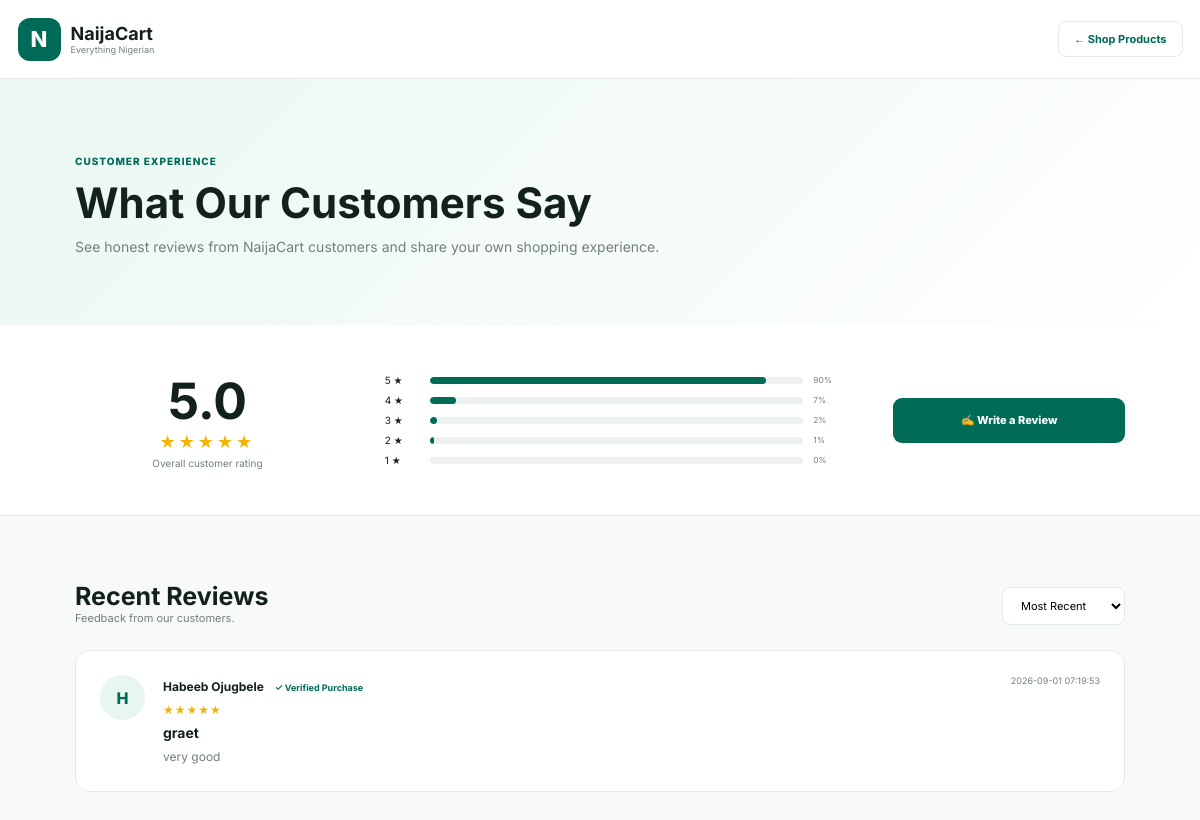
The app's page /reviews with its own data.
### tables this page shows
CREATE TABLE reviews (
            id INTEGER PRIMARY KEY AUTOINCREMENT,
            user_id INTEGER NOT NULL,
            product_id INTEGER NOT NULL,
            rating INTEGER NOT NULL CHECK(rating BETWEEN 1 AND 5),
            title TEXT NOT NULL,
            comment TEXT NOT NULL,
            verified INTEGER NOT NULL DEFAULT 0,
            created_at TIMESTAMP DEFAULT CURRENT_TIMESTAMP,
            FOREIGN KEY (user_id) REFERENCES users(id) ON DELETE CASCADE,
            FOREIGN KEY (product_id) REFERENCES products(id) ON DELETE CASCADE
        );

CREATE TABLE users (
            id INTEGER PRIMARY KEY AUTOINCREMENT,
            name TEXT NOT NULL,
            email TEXT UNIQUE NOT NULL,
            password TEXT NOT NULL,
            phone TEXT,
            address TEXT,
            role TEXT NOT NULL DEFAULT 'customer',
            created_at TIMESTAMP DEFAULT CURRENT_TIMESTAMP
        , email_verified
            INTEGER NOT NULL DEFAULT 1, verification_code TEXT, verification_expires_at TIMESTAMP);

### app.py (the view)
@app.route("/reviews")
def reviews():
    conn = get_db()
    review_rows = conn.execute(
        """
        SELECT
            reviews.*,
            users.name,
            products.name AS product_name
        FROM reviews
        INNER JOIN users
            ON reviews.user_id = users.id
        INNER JOIN products
            ON reviews.product_id = products.id
        ORDER BY reviews.id DESC
        """
    ).fetchall()
    products = conn.execute(
        """
        SELECT
            id,
            name
        FROM products
        ORDER BY name COLLATE NOCASE
        """
    ).fetchall()
    conn.close()
    return render_template(
        "reviews.html",
        reviews=review_rows,
        products=products
    )

### app.py (called while the page is built, shortened)
def get_db():
    conn = sqlite3.connect(
        str(DATABASE),
        timeout=30
    )
    conn.row_factory = sqlite3.Row
    conn.execute(
        "PRAGMA foreign_keys = ON"
    )
    conn.execute(
        "PRAGMA busy_timeout = 30000"
    )
    return conn

def current_cart():
    if "cart" not in session:
        session["cart"] = {}
    return session["cart"]

def cart_items():
    cart = current_cart()
    if not cart:
        return [], 0, 0

@app.context_processor
def inject_cart():
    items, subtotal, count = cart_items()
    wishlist_count = 0
    user_id = session.get(
        "user_id"
    )
    return {
        "cart_items": items,
        "cart_subtotal": subtotal,
        "cart_count": count,
        "cart_total": subtotal,
        "wishlist_count": wishlist_count
    }

### templates/reviews.html (shortened to what this page needs)
<!DOCTYPE html>
<html lang="en">
<head>
<link rel="stylesheet"
      href="{{ url_for('static', filename='css/reviews.css') }}">
</head>
<body>
<header class="header">
<div class="header-inner">
    <a href="{{ url_for('home') }}" class="logo">
        <span>N</span>
        <div>
            <strong>NaijaCart</strong>
            <small>Everything Nigerian</small>
        </div>
    </a>
    <a href="{{ url_for('home') }}" class="back">
        ← Shop Products
    </a>
</div>
</header>
<main>
<section class="reviews-hero">
    <div class="container">
        <span class="eyebrow">
            CUSTOMER EXPERIENCE
        </span>
        <h1>
            What Our Customers Say
        </h1>
        <p>
            See honest reviews from NaijaCart customers
            and share your own shopping experience.
        </p>
    </div>
</section>
<section class="review-summary">
    <div class="container summary-grid">
        <div class="rating-box">
            <strong>
                5.0
            </strong>
            <div class="stars">
                ★★★★★
            </div>
            <span>
                Overall customer rating
            </span>
        </div>
        <div class="rating-bars">
            <div class="bar-row">
                <span>5 ★</span>
                <div><i style="width: 90%;"></i></div>
                <small>90%</small>
            </div>
            <div class="bar-row">
                <span>4 ★</span>
                <div><i style="width: 7%;"></i></div>
                <small>7%</small>
            </div>
            <div class="bar-row">
                <span>3 ★</span>
                <div><i style="width: 2%;"></i></div>
                <small>2%</small>
            </div>
            <div class="bar-row">
                <span>2 ★</span>
                <div><i style="width: 1%;"></i></div>
                <small>1%</small>
            </div>
            <div class="bar-row">
                <span>1 ★</span>
                <div></div>
                <small>0%</small>
            </div>
        </div>
        <button
            class="write-review"
            onclick="document.getElementById('reviewModal').classList.add('active')"
        >
            ✍ Write a Review
        </button>
    </div>
</section>
<section class="reviews-list">
    <div class="container">
        <div class="list-heading">
            <div>
                <h2>
                    Recent Reviews
                </h2>
                <p>
                    Feedback from our customers.
                </p>
            </div>
            <select>
                <option>Most Recent</option>
            </select>
        </div>
        {% if reviews %}
            {% for review in reviews %}
            <article class="review-card">
                <div class="review-avatar">
                    {{ review['name'][0]|upper }}
                </div>
                <div class="review-body">
                    <div class="review-top">
                        <div>
                            <strong>
                                {{ review['name'] }}
                            </strong>
                            <span class="verified">
                                ✓ Verified Purchase
                            </span>
                        </div>
                        <small>
                            {{ review['created_at'] }}
                        </small>
                    </div>
                    <div class="review-stars">
                        ★★★★★
                    </div>
                    <h3>
                        {{ review['title'] }}
                    </h3>
                    <p>
                        {{ review['comment'] }}
                    </p>
                </div>
            </article>
            {% endfor %}
        {% endif %}
    </div>
</section>
</main>
</body>
</html>

### static/css/reviews.css (style rules this page uses)
* { margin: 0; padding: 0; box-sizing: border-box; }
:root { --green: #006b57; --dark: #102a23; --light: #e8f6f2; --text: #13211e; --muted: #71807b; --border: #e3eae7; --yellow: #f2b400; }
body { font-family: "Inter", sans-serif; color: var(--text); background: #f7faf9; }
a { text-decoration: none; color: inherit; }
button, input, select, textarea { font: inherit; }
.header { background: white; border-bottom: 1px solid var(--border); }
.header-inner { width: min(1180px, calc(100% - 35px)); min-height: 78px; margin: auto; display: flex; justify-content: space-between; align-items: center; }
.logo { display: flex; align-items: center; gap: 10px; }
.logo > span { width: 43px; height: 43px; display: grid; place-items: center; background: var(--green); color: white; border-radius: 12px; font-weight: 800; font-size: 22px; }
.logo strong { display: block; font-size: 18px; }
.logo small { display: block; color: var(--muted); font-size: 9px; }
.back { padding: 10px 15px; border: 1px solid var(--border); border-radius: 8px; color: var(--green); font-size: 11px; font-weight: 700; }
.container { width: min(1050px, calc(100% - 35px)); margin: auto; }
.reviews-hero { padding: 70px 0; background: linear-gradient( 135deg, #eaf7f3, #ffffff ); }
.eyebrow { color: var(--green); font-size: 10px; font-weight: 800; letter-spacing: 1px; }
.reviews-hero h1 { margin-top: 8px; font-size: 42px; }
.reviews-hero p { max-width: 600px; margin-top: 10px; color: var(--muted); font-size: 14px; }
.review-summary { background: white; border-bottom: 1px solid var(--border); }
.summary-grid { min-height: 190px; display: grid; grid-template-columns: .8fr 1.4fr .7fr; align-items: center; gap: 45px; }
.rating-box { text-align: center; }
.rating-box strong { display: block; font-size: 50px; }
.rating-box .stars { color: var(--yellow); font-size: 18px; letter-spacing: 3px; }
.rating-box span { display: block; margin-top: 5px; color: var(--muted); font-size: 10px; }
.rating-bars { display: grid; gap: 8px; }
.bar-row { display: grid; grid-template-columns: 35px 1fr 35px; align-items: center; gap: 10px; font-size: 10px; }
.bar-row > div { height: 7px; background: #edf1ef; border-radius: 20px; overflow: hidden; }
.bar-row i { display: block; height: 100%; background: var(--green); border-radius: 20px; }
.bar-row small { color: var(--muted); }
.write-review { min-height: 45px; padding: 0 18px; border: 0; border-radius: 9px; background: var(--green); color: white; font-size: 11px; font-weight: 800; }
.reviews-list { padding: 65px 0; }
.list-heading { display: flex; justify-content: space-between; align-items: flex-end; margin-bottom: 25px; }
.list-heading h2 { font-size: 25px; }
.list-heading p { color: var(--muted); font-size: 11px; }
.list-heading select { padding: 10px 14px; border: 1px solid var(--border); border-radius: 8px; background: white; font-size: 11px; }
.review-card { display: flex; gap: 18px; padding: 24px; margin-bottom: 15px; background: white; border: 1px solid var(--border); border-radius: 15px; }
.review-avatar { width: 45px; height: 45px; flex-shrink: 0; display: grid; place-items: center; background: var(--light); color: var(--green); border-radius: 50%; font-weight: 800; }
.review-body { flex: 1; }
.review-top { display: flex; justify-content: space-between; }
.review-top strong { font-size: 12px; }
.review-top small { color: var(--muted); font-size: 9px; }
.verified { margin-left: 8px; color: var(--green); font-size: 9px; font-weight: 700; }
.review-stars { margin-top: 7px; color: var(--yellow); font-size: 12px; letter-spacing: 1px; }
.review-body h3 { margin-top: 7px; font-size: 14px; }
.review-body p { margin-top: 6px; color: var(--muted); font-size: 12px; line-height: 1.7; }

### records on screen
reviews: name "H", name "Habeeb Ojugbele", created_at "2026-09-01 07:19:53", title "graet", comment "very good"
